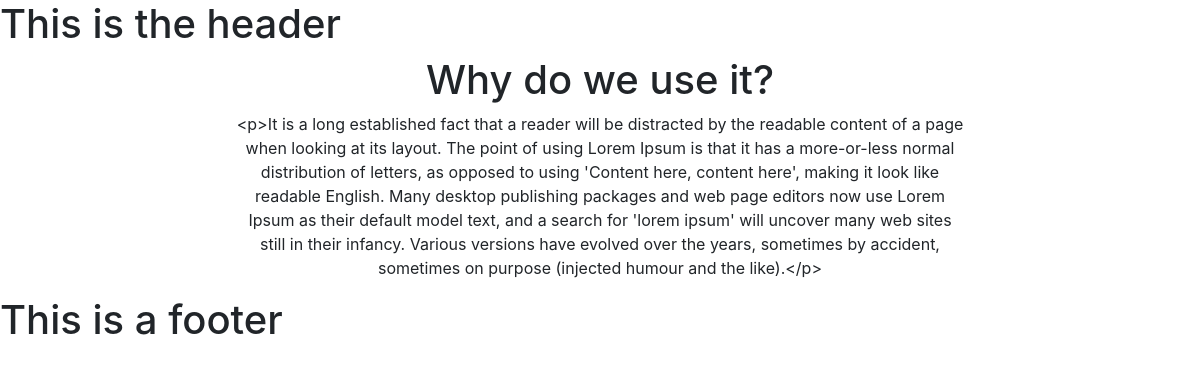
/newsDetails/why-do-we-use-it, run on the app's committed database.
### news/models.py (models this page shows)
class news(models.Model):
    news_title = models.CharField(max_length=100)
    news_desc = HTMLField()
    news_slug = AutoSlugField(populate_from='news_title',unique=True,null=True,default=None)

### wscubetech/views.py (the view)
# urls.py: path('newsDetails/<slug>',views.newsDetails,name="newsDetails")
def newsDetails(request,slug):
    newsDetails = news.objects.get(news_slug=slug)
    print("news Id:",slug)
    data = {'newsDetails':newsDetails}
    return render(request,"newsDetails.html",data)

### templates/newsDetails.html
{% extends 'base.html' %}
{% block content%}
<section class="section-gap info-area">
   <div class="container">
    <div class="row d-flex justify-content-center">
        <div class="menu-content pb-40 col-lg-8">
            <div class="title text-center">
                <h1 class="mb-10">{{ newsDetails.news_title }}</h1>
                <p>{{ newsDetails.news_desc }}</p>
            </div>
        </div>
    </div>
</div>
</section>
{% endblock %}

### data on the page
news: news_title "Why do we use it?", news_desc "<p>It is a long established fact that a reader will be distracted by the readable content of a page when looking at its layout. The point of using Lorem Ipsum is that it has a more-or-less normal distribution of letters, as opposed to using 'Content here, content here', making it look like readable English. Many desktop publishing packages and web page editors now use Lorem Ipsum as their default model text, and a search for 'lorem ipsum' will uncover many web sites still in their infancy. Various versions have evolved over the years, sometimes by accident, sometimes on purpose (injected humour and the like).</p>"
